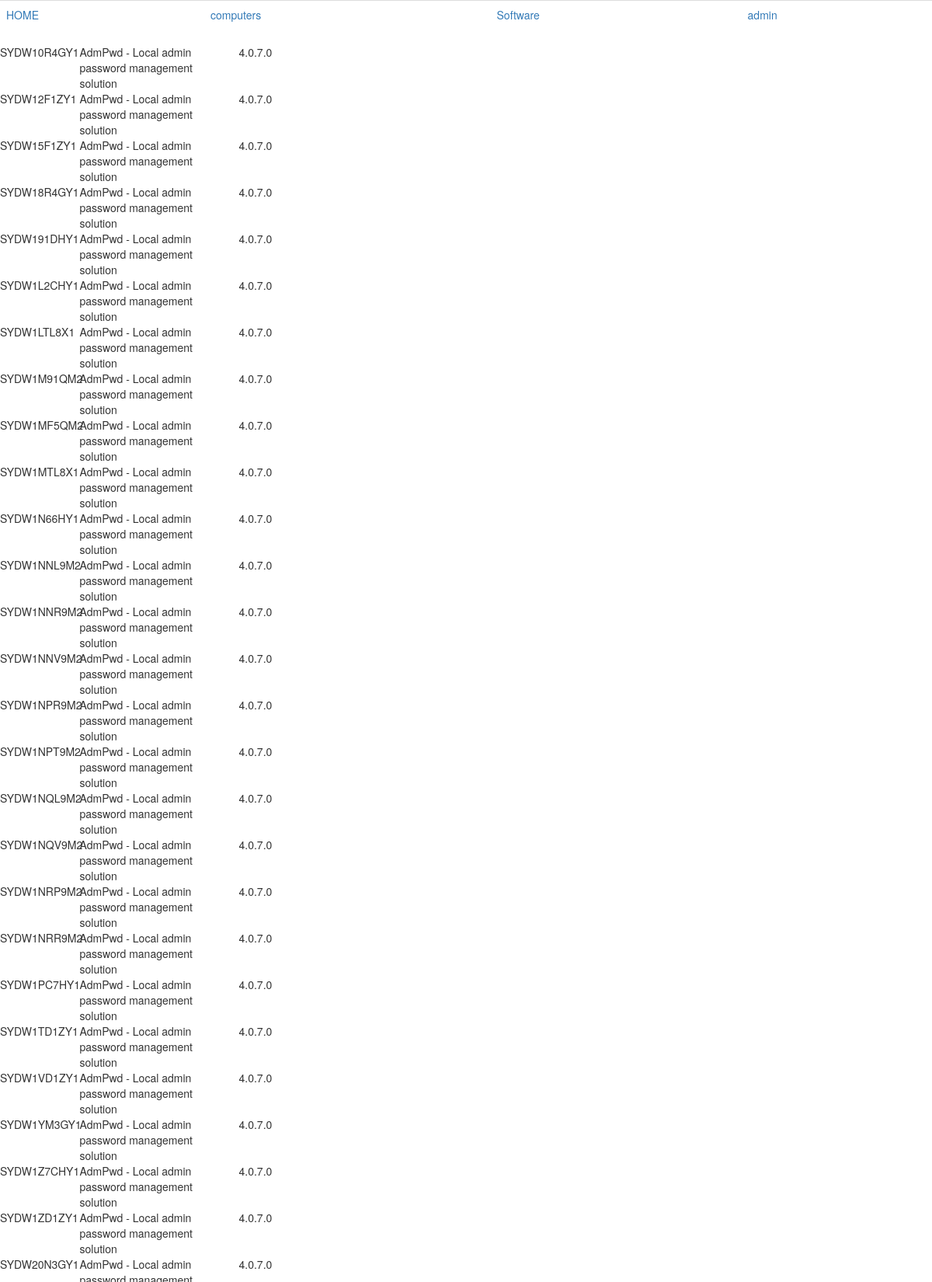
Page /software/AdmPwd - Local admin password management solution  (signed in, upper part) on the committed database.
### room/models.py (models this page shows, shortened)
class Software(models.Model):
    version = models.CharField(max_length=50, null=True)
    title = models.CharField(max_length=50)
    computer = models.ForeignKey(Computer, on_delete=models.CASCADE, null=True)

class Computer(models.Model):
    hostname = models.CharField(max_length=10, primary_key=True)
    address = models.GenericIPAddressField()
    displays = models.IntegerField(default=2)
    ram = models.IntegerField(default=0)
    cpu = models.CharField(max_length=10)
    desk = models.ForeignKey(Desk, on_delete=models.SET_NULL, null=True)
    def __str__(self):
        return str(self.hostname)

### room/views.py (the view)
# urls.py: path('software/', views.graph, name='graph'),
@login_required
def software(request, title):
    s = Software.objects.filter(title__icontains=title)
    return render(request, 'software_machine.html', {'software': s})

### templates/software_machine.html
{% extends 'base.html' %}
{% block content %}
{% for s in software %}
<div class="row"><div class="col-md-1">{{ s.computer }}</div><div class="col-md-2"> {{ s.title }}  </div><div class="col-md-6"> {{ s.version }}  </div></div>
{% endfor %}
{% endblock %}

### templates/base.html (shortened to what this page needs)
{% load staticfiles %}
<!DOCTYPE html>
<html lang="en">
<head>
    {% block head %}
    <link rel="stylesheet" href="https://maxcdn.bootstrapcdn.com/bootstrap/3.3.6/css/bootstrap.min.css"
>
    <link rel="stylesheet" href="https://maxcdn.bootstrapcdn.com/bootstrap/3.3.6/css/bootstrap-theme.min.css"
>
    {% endblock %}
</head>
<body>
<table class="table">
    <tr>
        <td><a href="/">HOME</a></td>
        <td><a href="/computers">computers</a></td>
        <td><a href="/software">Software</a></td>
        <td><a href="/admin">admin</a></td>
    </tr>
</table>
{% block content %}{% endblock %}
</body>
</html>

### rows in the picture
Software: computer "SYDW10R4GY1", title "AdmPwd - Local admin password management solution", version "4.0.7.0"
Software: computer "SYDW12F1ZY1", title "AdmPwd - Local admin password management solution", version "4.0.7.0"
Software: computer "SYDW15F1ZY1", title "AdmPwd - Local admin password management solution", version "4.0.7.0"
Software: computer "SYDW18R4GY1", title "AdmPwd - Local admin password management solution", version "4.0.7.0"
Software: computer "SYDW191DHY1", title "AdmPwd - Local admin password management solution", version "4.0.7.0"
Software: computer "SYDW1L2CHY1", title "AdmPwd - Local admin password management solution", version "4.0.7.0"
Software: computer "SYDW1LTL8X1", title "AdmPwd - Local admin password management solution", version "4.0.7.0"
Software: computer "SYDW1M91QM2", title "AdmPwd - Local admin password management solution", version "4.0.7.0"
Software: computer "SYDW1MF5QM2", title "AdmPwd - Local admin password management solution", version "4.0.7.0"
Software: computer "SYDW1MTL8X1", title "AdmPwd - Local admin password management solution", version "4.0.7.0"
Software: computer "SYDW1N66HY1", title "AdmPwd - Local admin password management solution", version "4.0.7.0"
Software: computer "SYDW1NNL9M2", title "AdmPwd - Local admin password management solution", version "4.0.7.0"
Software: computer "SYDW1NNR9M2", title "AdmPwd - Local admin password management solution", version "4.0.7.0"
Software: computer "SYDW1NNV9M2", title "AdmPwd - Local admin password management solution", version "4.0.7.0"
Software: computer "SYDW1NPR9M2", title "AdmPwd - Local admin password management solution", version "4.0.7.0"
Software: computer "SYDW1NPT9M2", title "AdmPwd - Local admin password management solution", version "4.0.7.0"
Software: computer "SYDW1NQL9M2", title "AdmPwd - Local admin password management solution", version "4.0.7.0"
Software: computer "SYDW1NQV9M2", title "AdmPwd - Local admin password management solution", version "4.0.7.0"
Software: computer "SYDW1NRP9M2", title "AdmPwd - Local admin password management solution", version "4.0.7.0"
Software: computer "SYDW1NRR9M2", title "AdmPwd - Local admin password management solution", version "4.0.7.0"
Software: computer "SYDW1PC7HY1", title "AdmPwd - Local admin password management solution", version "4.0.7.0"
Software: computer "SYDW1TD1ZY1", title "AdmPwd - Local admin password management solution", version "4.0.7.0"
Software: computer "SYDW1VD1ZY1", title "AdmPwd - Local admin password management solution", version "4.0.7.0"
Software: computer "SYDW1YM3GY1", title "AdmPwd - Local admin password management solution", version "4.0.7.0"
Software: computer "SYDW1Z7CHY1", title "AdmPwd - Local admin password management solution", version "4.0.7.0"
Software: computer "SYDW1ZD1ZY1", title "AdmPwd - Local admin password management solution", version "4.0.7.0"
Software: computer "SYDW20N3GY1", version "4.0.7.0"
